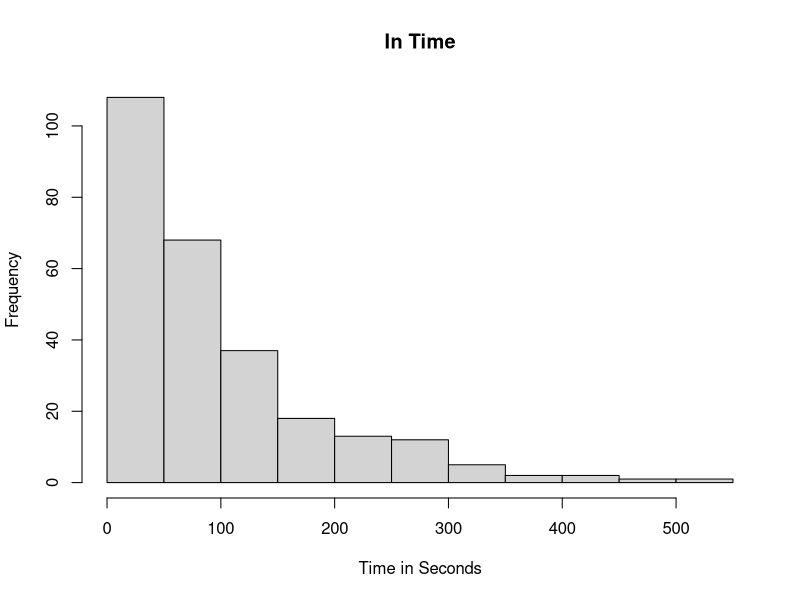

R code for this plot:
## ---- chunk 1
knitr::opts_chunk$set(echo = TRUE)
## ---- chunk 2
phishing <- read.csv(file = "PHISHING.csv")
summary(phishing)
hist(phishing$INTTIME, main="In Time",xlab="Time in Seconds")

## ---- chunk 3
lead <- read.csv(file = "LEADCOPP.csv")
length(lead$LEAD)
# Mean
sum(lead$LEAD)/length(lead$LEAD)
# Standard Dev.
sd(lead$LEAD)
## ---- chunk 4
lead <- read.csv(file = "LEADCOPP.csv")
length(lead$COPPER)
# Mean
sum(lead$COPPER)/length(lead$COPPER)
# Standard Dev.
sd(lead$COPPER)
## ---- chunk 5
solar <- read.csv(file = "SOLARAD.csv")
# n
length(solar$STJOS)
# Mean of diff
stj <- solar$STJOS
iow <- solar$IOWA
q15.dif<-stj-iow
sum(q15.dif)/length(q15.dif)

## ---- chunk 6
# Standard Dev.
sd(q15.dif)
## ---- chunk 7
diaz <- read.csv(file = "DIAZINON.csv")
# n
length(diaz$DAY)
# Mean of diff
day <- diaz$DAY
nit <- diaz$NIGHT
q16.dif<-nit-day
sum(q16.dif)/length(q16.dif)
# Standard Dev.
sd(q16.dif)
